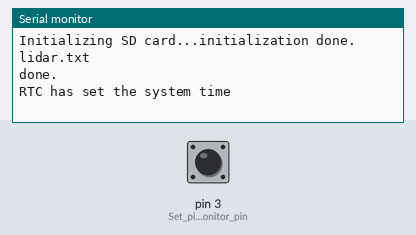
The sketch below on a simulated Teensy 3. Shown: the last lines printed to the serial monitor. The test bench sets the inputs (shaded band); at power-on: pin 3 (Set_pin_3_as_monitor_pin) LOW. The local clock reads 2024-03-15 10:24:30 at power-on unless the sketch sets it; storage starts empty.

Above: at 1.7 s.
1.8 s: pin 3 (Set_pin_3_as_monitor_pin) pulled HIGH for 0.4 s
At 2.7 s:
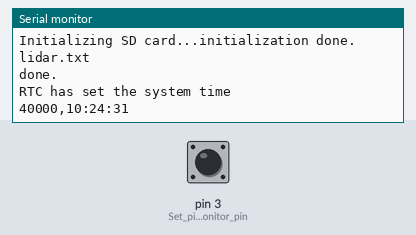
3.7 s: pin 3 (Set_pin_3_as_monitor_pin) pulled HIGH for 0.4 s
At 5.3 s:
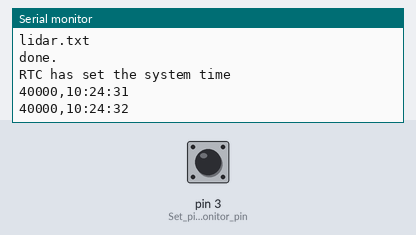

Measured:
- after the input at 1.8 s, the serial monitor: prints a new line after 0.41 s (image 1)
- after the input at 3.7 s, the serial monitor: prints a new line after 0.41 s (image 2)

The sketch:

Just_Lidar.ino
```cpp
#include <SD.h>
#include <SPI.h>
#include <TimeLib.h>

File myFile;
unsigned long pulseWidth;
const int chipSelect = BUILTIN_SDCARD;
char lidarfile[16] = "lidar";

void setup()
{

  Serial.begin(115200); // Start serial communications
  while (!Serial) {
    ; // wait for serial port to connect. Needed for Leonardo only
  }
  pinMode(2, OUTPUT); // Set pin 2 as trigger pin
  digitalWrite(2, LOW); // Set trigger LOW for continuous read

  pinMode(3, INPUT); // Set pin 3 as monitor pin
   Serial.print("Initializing SD card...");

  if (!SD.begin(chipSelect)) {
    Serial.println("initialization failed!");
    return;
  }
  Serial.println("initialization done.");

  delay(100);
  ///////LIDAR FILE CREATION////////////////
  fileCreation(lidarfile, 5); // We put in the name of the file we want and the amount of characters already in it

  Serial.println("done.");
  ////////LIDAR FILE CREATION///////////////
  delay(100);


  ///FOR TIMER/////////////////////////////////////////////////
  // set the Time library to use Teensy 3.0's RTC to keep time
  setSyncProvider(getTeensy3Time);
  while (!Serial);  // Wait for Arduino Serial Monitor to open
  delay(100);
  if (timeStatus()!= timeSet) {
    Serial.println("Unable to sync with the RTC");
  } else {
    Serial.println("RTC has set the system time");
  }
  //FOR TIMER//////////////////////////////////////////////////

}

void loop()
{
  //FOR TIMER/////////////////////////////////////////////////
  if (Serial.available()) {
    time_t t = processSyncMessage();
    if (t != 0) {
      Teensy3Clock.set(t); // set the RTC
      setTime(t);
    }
  }
  //FOR TIMER//////////////////////////////////////////////


//DATA AQUISITION WON'T START TILL SWITCH IS FLIPPED
  getlidar();


}


//PLAN TO USE A FUNCTION FOR EVERY SENSORS DATA AQUISITION

///////////LIDAR FUNCTION///////////////////////////////////////
void getlidar(){
    String h=String(hour())+":";
    String m=String(minute())+":";
    String s=String(second());
    String TimeNow=h+m+s;
    pulseWidth = pulseIn(3, HIGH); // Count how long the pulse is high in microseconds
    myFile = SD.open(lidarfile, FILE_WRITE);
// If we get a reading that isn't zero, let's print it
    if(pulseWidth != 0){
      pulseWidth = pulseWidth / 10; // 10usec = 1 cm of distance
      String measurement=String(pulseWidth)+","+TimeNow;
      Serial.println(measurement); // Print the distance ONLY USING THIS FOR TESTING and CALIBRATION
      myFile.println(measurement);
      delay(1000);//FOR NOW DELAY READINGS TO ONCE PER SECOND.  WILL INCREASE FREQUENCY IN FUTURE to 200Hz
    }
    myFile.close();
  }
///////////LIDAR FUNCTION///////////////////////////////////////


/////////////////////FILE CREATION/////////////////////////////
void fileCreation(char* file, int x){
  delay(100);
  char names[16];
  for (int i = 0; i < x; i++)
  {
    names[i] = file[i]; //First we pass in whatever the word is to this character array
  }
  //Then we add .txt to the end
  names[x] = '.';
  names[x+1] = 't';
  names[x+2] = 'x';
  names[x+3] = 't';
delay(100);
     for (int i = 0; i < x+4; i++)
    {
    Serial.print(names[i]);
    }
    Serial.println("");
  //Then we determine if the file already exists

  if (SD.exists(names))
  {
    Serial.println("Determed file exists");
    char tens = '0';
    char n = '0';
    char newname[16]; //If it does we create a new file
    for (int i = 0; i < x; i++)
    {
      newname[i] = file[i];
    }
    newname[x] = tens; //Only this time we have a number stored before the .txt
    //NOTE: We can only store 100 files with this method.
    newname[x+1] = n;
    newname[x+2] = '.';
    newname[x+3] = 't';
    newname[x+4] = 'x';
    newname[x+5] = 't';
    while (SD.exists(newname))
    {
      Serial.print("HERE");
      if(n == '9')
      {
        tens++;
        n = '0';
        newname[x] = tens;
        newname[x+1] = n;
      }
      else
      {
        n++; //We increment n until the file doesn't exist
        newname[x+1] = n;
      }
      delay(500);
    }

    //This is to determine if the file naming system works
    for (int i = 0; i < x+5; i++)
    {
    Serial.print(newname[i]);
    }


    //Open both files
    File newfile = SD.open(newname, FILE_WRITE);
    File oldfile = SD.open(names, FILE_READ);

    //Then store the old file into the new file
    while(oldfile.available())
    {
      newfile.write(oldfile.read()); //Store data on new file
    }
    newfile.close();
    oldfile.close();
    SD.remove(names); //This deletes the old file so it starts of blank
  }
  //Now we add the .txt. Since we're passing through the reference we only need to use 'file'
  //This should work for whatever file
  file[x] = '.';
  file[x+1] = 't';
  file[x+2] = 'x';
  file[x+3] = 't';
}

//////////FILE CREATION///////////////////////////////////////////////////////


/////////FOR TIMER/////////////////////////////////////////////////////////////////////////////////////////
time_t getTeensy3Time()
{
  return Teensy3Clock.get();
}

/*  code to process time sync messages from the serial port   */
#define TIME_HEADER  "T"   // Header tag for serial time sync message

unsigned long processSyncMessage() {
  unsigned long pctime = 0L;
  const unsigned long DEFAULT_TIME = 1357041600; // Jan 1 2013

  if(Serial.find(TIME_HEADER)) {
     pctime = Serial.parseInt();
     return pctime;
     if( pctime < DEFAULT_TIME) { // check the value is a valid time (greater than Jan 1 2013)
       pctime = 0L; // return 0 to indicate that the time is not valid
     }
  }
  return pctime;
}
//////FOR TIMER///////////////////////////////////////////////////////////////////////////////////
```
